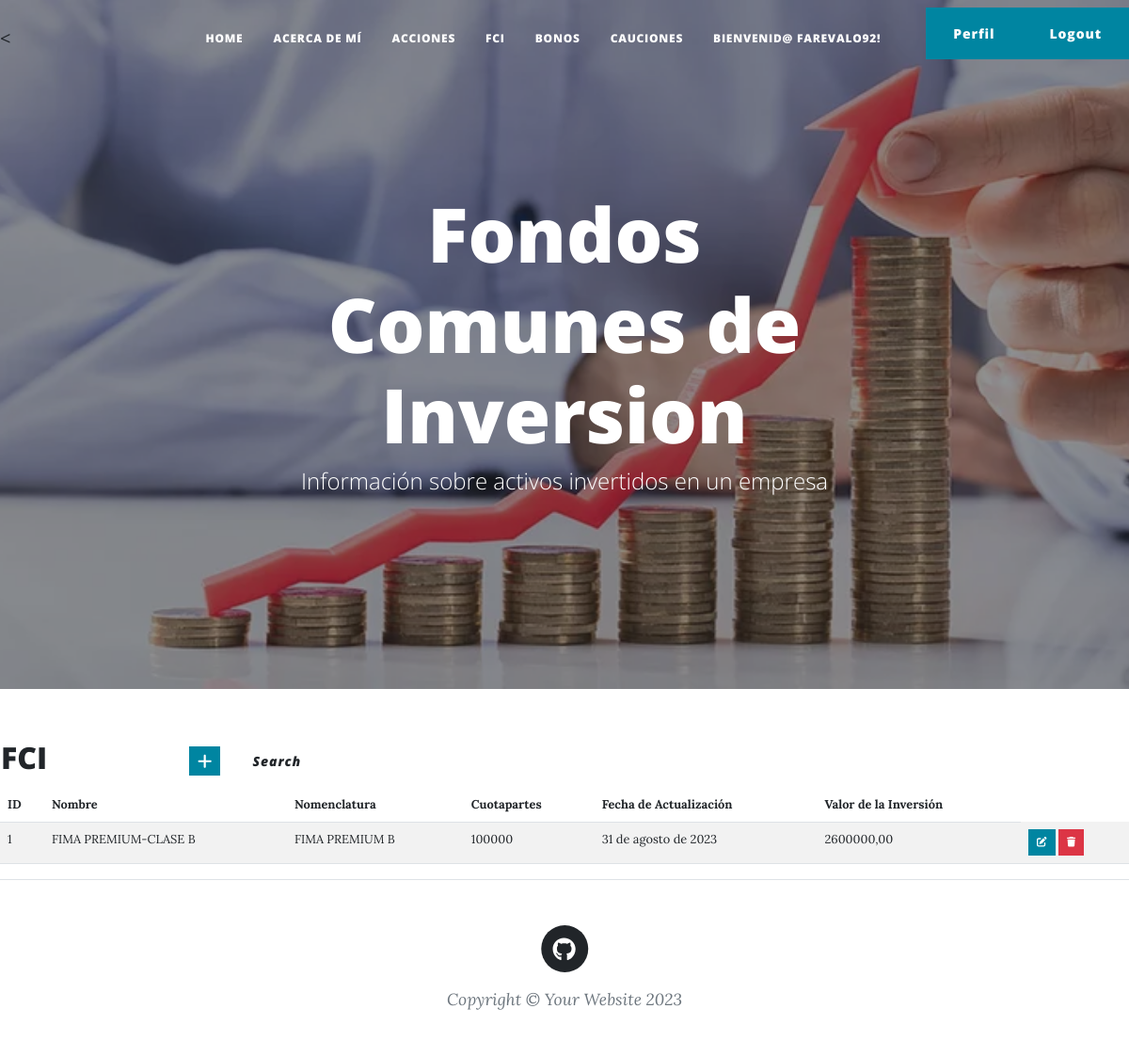
The page /fci/ (signed in) on the database its author committed.
### aplicacion/models.py (models this page shows, shortened)
class Fci(models.Model):
    nombre=models.CharField(max_length=50)
    nomenclatura=models.CharField(max_length=50)
    cuotapartes=models.IntegerField()
    ultimo_valor=models.DecimalField(decimal_places=2, max_digits=50)
    fecha_actualizacion=models.DateField()
    def valor_total(self):
        return self.cuotapartes*self.ultimo_valor
    class Meta:
        verbose_name="Fondo Común"
        verbose_name_plural="Fondos Comunes"
        ordering=['nombre']

### aplicacion/views.py (the view)
# urls.py: path('fci/', FciList.as_view(), name="fci" ),
class FciList(ListView):
    model = Fci
    context_object_name = 'fci_list'

### aplicacion/templates/aplicacion/fci_list.html
{% extends 'aplicacion/base.html' %}
{% load static %}
{% block titulo %}
    Fondos Comunes de Inversion
{% endblock titulo %}
{% block contenido %}
<table>
    <tr>
        <td width="200"><h2>FCI</h2></td>
        <td>
            <a
            href="{% url 'create_fci' %}"
            class="btn btn-primary btn-sm"
            ><i class="fa fa-plus fa-lg" title="New Record"> </i>
            </a>
            <a
            href="{% url 'buscar_fci' %}"
            class="btn btn-secundary"
            ><i class="bi bi-search" title="Search Record">Search </i>
            </a>
        </td>
    </tr>
</table>
<table class="table table-striped">
    <thead>
        <tr>
            <th>ID</th>
            <th>Nombre</th>
            <th>Nomenclatura</th>
            <th>Cuotapartes</th>
            <th>Fecha de Actualización</th>
            <th>Valor de la Inversión</th>
        </tr>
    </thead>
    <tbody>
    {% for fci in fci_list %}
    <tr>
        <td>{{ fci.id }}</td>
        <td>{{ fci.nombre }}</td>
        <td>{{ fci.nomenclatura }}</td>
        <td>{{ fci.cuotapartes }}</td>
        <td>{{ fci.fecha_actualizacion }}</td>
        <td>{{ fci.valor_total }}</td>
            <td>
            <a
              href="{% url 'update_fci' fci.id %}"
              class="btn btn-primary"
              style="--bs-btn-padding-y: .25rem; --bs-btn-padding-x: .5rem; --bs-btn-font-size: .75rem;"
              ><i class="fa fa-edit fa-sm" title="Edit Record"></i>
            </a>
            <a
              href="{% url 'delete_fci' fci.id %}"
              class="btn btn-danger"
              style="--bs-btn-padding-y: .25rem; --bs-btn-padding-x: .5rem; --bs-btn-font-size: .75rem;"
              ><i class="fa fa-trash fa-sm" title="Delete Record"></i>
            </a>
          </td>
    </tr>
    {% endfor %}
    </tbody>
</table>
{% endblock contenido %}

### aplicacion/templates/aplicacion/base.html (shortened to what this page needs)
<!DOCTYPE html>
<html lang="en">
    {%load static%}
    <head>
        <link href="{% static 'aplicacion/css/styles.css' %}" rel="stylesheet" />
    </head>
    <body>
        <nav class="navbar navbar-expand-lg navbar-light" id="mainNav">
                    <<ul class="navbar-nav ms-auto py-4 py-lg-0">
                        <li class="nav-item" role="presentation" style="color:white"><a class="nav-link px-lg-3 py-3 py-lg-4" href="{% url 'home' %}">Home</a></li>
                        {% if user.is_authenticated %}
                            <li class="nav-item"><a class="nav-link px-lg-3 py-3 py-lg-4" href="{% url 'aboutMe' %}">Acerca de Mí</a></li>
                            <li class="nav-item"><a class="nav-link px-lg-3 py-3 py-lg-4" href="{% url 'acciones' %}">Acciones</a></li>
                            <li class="nav-item"><a class="nav-link px-lg-3 py-3 py-lg-4" href="{% url 'fci' %}">FCI</a></li>
                            <li class="nav-item"><a class="nav-link px-lg-3 py-3 py-lg-4" href="{% url 'bonos' %}">Bonos</a></li>
                            <li class="nav-item"><a class="nav-link px-lg-3 py-3 py-lg-4" href="{% url 'cauciones' %}">Cauciones</a></li>
                            <li class="nav-item"><a class="nav-link px-lg-3 py-3 py-lg-4" style="color:white">Bienvenid@ {{user.username}}!</a></li>
                            <li class="nav-item"><a class="nav-link px-lg-3 py-3 py-lg-3" style="color:white">
                                </a>
                            </li>
                            <li class="nav-item"><a class="btn btn-primary" href="{% url 'editar_perfil' %}">Perfil</a></li>
                            <li class="nav-item"><a class="btn btn-primary" href="{% url 'logout' %}">Logout</a></li>
                        {% else %}
                            <li class="nav-item"><a class="btn btn-success" href="{% url 'registro' %}">Registro</a></li>
                            <li class="nav-item"><a class="btn btn-primary" href="{% url 'login' %}">Login</a></li>
                        {% endif %}
                    </ul>
        </nav>
        <header class="masthead" style="background-image: url('/static/aplicacion/assets/img/home-bg.jpg')">
            <div class="container position-relative px-4 px-lg-5">
                <div class="row gx-4 gx-lg-5 justify-content-center">
                    <div class="col-md-10 col-lg-8 col-xl-7">
                        <div class="page-heading">
                            <h1>
                            {% block titulo %}{% endblock titulo %}
                            </h1>
                            <h3><span class="subheading">Información sobre activos invertidos en un empresa</span></h3>
                        </div>
                    </div>
                </div>
            </div>
        </header>
        <section class="content">
            {% block contenido %}
            {% endblock contenido %}
        </section>
        <footer class="border-top">
            <div class="container px-4 px-lg-5">
                <div class="row gx-4 gx-lg-5 justify-content-center">
                    <div class="col-md-10 col-lg-8 col-xl-7">
                        <ul class="list-inline text-center">
                            <li class="list-inline-item">
                                <a href="https://github.com/farevalo92">
                                    <span class="fa-stack fa-lg">
                                        <i class="fas fa-circle fa-stack-2x"></i>
                                        <i class="fab fa-github fa-stack-1x fa-inverse"></i>
                                    </span>
                                </a>
                            </li>
                        </ul>
                        <div class="small text-center text-muted fst-italic">Copyright &copy; Your Website 2023</div>
                    </div>
                </div>
            </div>
        </footer>
    </body>
</html>

### rows shown on the page
Fci: id "1", nombre "FIMA PREMIUM-CLASE B", nomenclatura "FIMA PREMIUM B", cuotapartes "100000", fecha_actualizacion "31 de agosto de 2023", valor_total "2600000,00"

### other values the page prints
{{ user.username }} "FAREVALO92"
